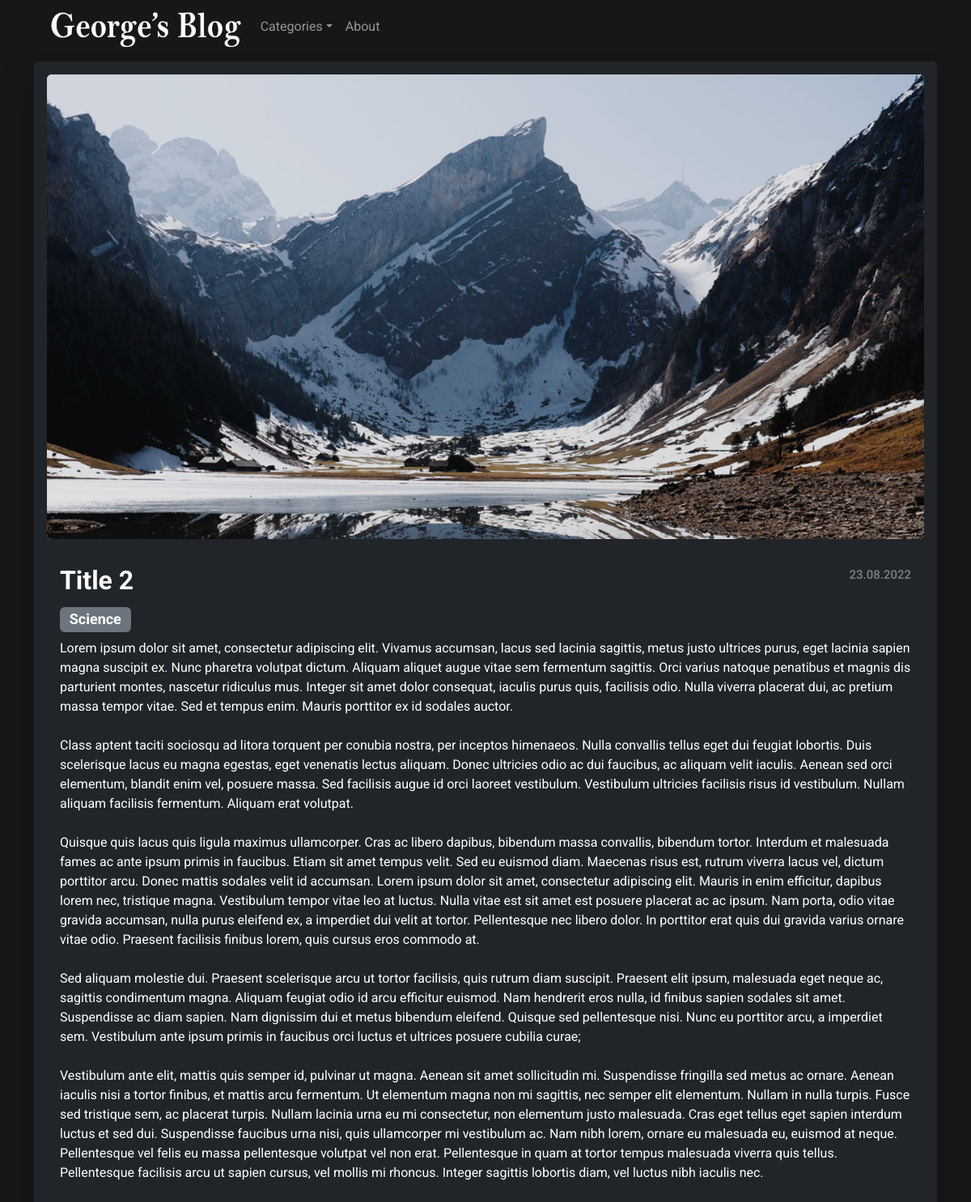
Screenshot of /news/2/ with the database file from the repository.
### news/models.py (models this page shows, shortened)
class News(models.Model):
    title = models.CharField(max_length=150, verbose_name='Title')
    content = models.TextField(blank=True, verbose_name='Content')
    created_at = models.DateTimeField(auto_now_add=True, verbose_name='Data of publishing')
    updated_at = models.DateTimeField(
        auto_now=True, verbose_name='Date of upadte')
    photo = models.ImageField(upload_to='photos/%Y/%m/%d/', blank=True, verbose_name='Photo')
    is_published = models.BooleanField(default=True, verbose_name='Published')
    category = models.ForeignKey('Category', on_delete=models.PROTECT, null=True, verbose_name='Category')
    class Meta:
        verbose_name = 'News'
        verbose_name_plural = 'News'
        ordering = ['-created_at']

class Category(models.Model):
    title = models.CharField(max_length=150, db_index=True, verbose_name="Name of category")
    def __str__(self):
        return self.title
    class Meta:
        verbose_name = 'Category'
        verbose_name_plural = 'Category'
        ordering = ['title']

### news/views.py (the view)
# urls.py: path('news/<int:pk>/', ViewNews.as_view(), name='view_news'),
class ViewNews(DetailView):
    model = News
    template_name = 'news/news_detail.html'
    context_object_name = 'news_item'
    def get_context_data(self, **kwargs):
        context = super().get_context_data(**kwargs)
        context['categories'] = Category.objects.all()
        return context

### news/templates/news/news_detail.html (shortened to what this page needs)
{% extends 'base.html' %}
{% block content %}
<div class="row">
    <div class="col" style="margin: 10px 0 10px 0;">
        <div class="card  h-100 shadow-lg p-3 mb-5 bg-dark rounded" style="border:0px;">
                <div class="card"  style="max-width: fit-content; border: 0px;">
                {% if news_item.photo %}
                    <img src="{{ news_item.photo.url }}" class="img-fluid rounded d-block" alt="#"/>
                {% else %}
                    <img src="https://picsum.photos/1500/500" class="img-fluid rounded d-block" alt="#" />
                {% endif %} </div>
              <div class="card-body">
               <div class="d-flex justify-content-between align-items-center"></h4>
               <h4 class="card-title mt-3 mb-1" style=" font-weight:bold; font-size:200%; color: #fff;">{{ news_item.title }}
                 <h4><span class="card-text" style="margin-left: 0.5em;color: grey; font-size: 15px;">{{ news_item.created_at|date:'d.m.Y' }}</span></h4>
                </div>
                 <h4><span class="badge bg-secondary" style=" margin:10px 0 0px 0;">{{ news_item.category }}</span>
                </h4>
                <p class="card-text" style="color: white;">{{ news_item.content|safe|linebreaksbr}}</p>
              </div>
            </div>
          </div>
</div>
{% endblock content %}

### website/static/css/style.css (style rules this page uses)
p { margin-top: 0; margin-bottom: 2rem; }
body { background-color: #171717; font-family: 'Roboto', sans-serif; }
.card { --bs-card-spacer-y: 1rem; --bs-card-spacer-x: 1rem; }
.card-title { color: #fff; margin-top: 1em; margin-bottom: 1em; }

### rows the page displays
News: photo (picture), title "Title 2", created_at "23.08.2022", category "Science", content "Lorem ipsum dolor sit amet, consectetur adipiscing elit. Vivamus accumsan, lacus sed lacinia sagittis, metus justo ultrices purus, eget lacinia sapien magna suscipit ex. Nunc pharetra volutpat dictum. Aliquam aliquet augue vitae sem fermentum sagittis. Orci varius natoque penatibus et magnis dis parturient montes, nascetur ridiculus mus. Integer sit amet dolor consequat, iaculis purus quis, facilisis odio. Nulla viverra placerat dui, ac pretium massa tempor vitae. Sed et tempus enim. Mauris porttitor ex id sodales auctor. Class aptent taciti sociosqu ad litora torquent per conubia nostra, per inceptos himenaeos. Nulla convallis tellus eget dui feugiat lobortis. Duis scelerisque lacus eu…"
